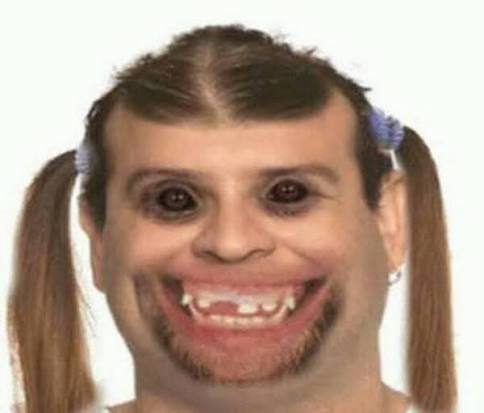
#> input picture Resources/Photos/hehe.jpg, 484 x 413 px
$ python splitmerge.py
#> lines starting #> are read from the running program, lines starting #| are printed output that depends on the picture
#pylint:disable=no-member
import cv2 as cv
import numpy as np

img = cv.imread('../Resources/Photos/hehe.jpg')
#> img is the input picture: shape (413, 484, 3); mean B, G, R 137.5, 153.6, 177.6
cv.imshow('Park', img)

blank = np.zeros(img.shape[:2], dtype='uint8')

# Split channels
b, g, r = cv.split(img)
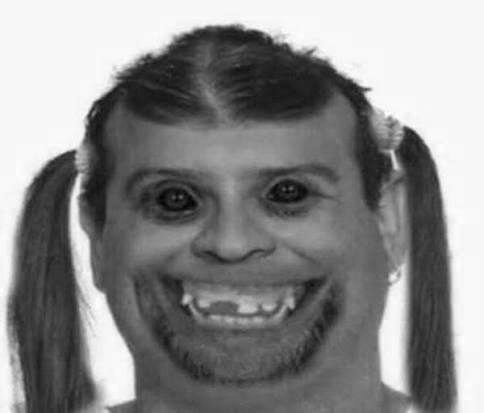
#> b: shape (413, 484); min 1, max 255, mean 137.5
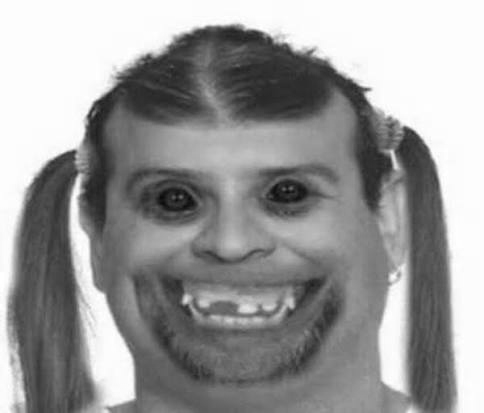
#> g: shape (413, 484); min 10, max 255, mean 153.6
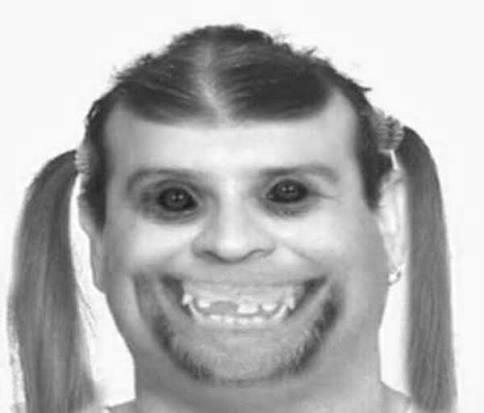
#> r: shape (413, 484); min 25, max 255, mean 177.6

# Create colored channel images
blue = cv.merge([b, blank, blank])
green = cv.merge([blank, g, blank])
red = cv.merge([blank, blank, r])

# Overlay text labels
cv.putText(blue, 'Blue Channel', (20,40), cv.FONT_HERSHEY_SIMPLEX, 1, (255,255,255), 2)
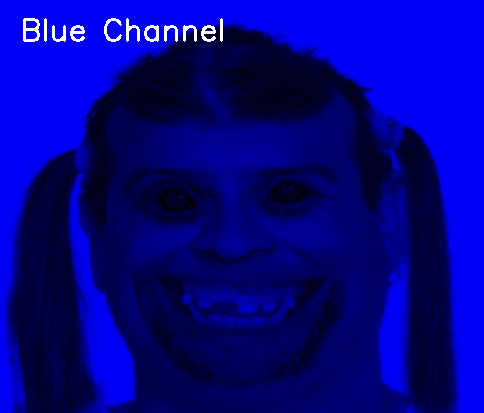
#> blue: shape (413, 484, 3); mean of channels 0, 1, 2 137.8, 1.8, 1.8; drawn as B, G, R
cv.putText(green, 'Green Channel', (20,40), cv.FONT_HERSHEY_SIMPLEX, 1, (255,255,255), 2)
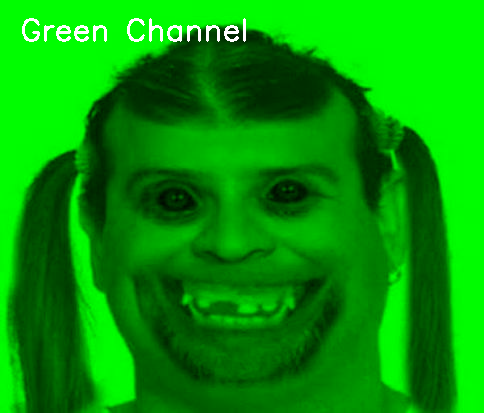
#> green: shape (413, 484, 3); mean of channels 0, 1, 2 1.9, 154, 1.9; drawn as B, G, R
cv.putText(red, 'Red Channel', (20,40), cv.FONT_HERSHEY_SIMPLEX, 1, (255,255,255), 2)
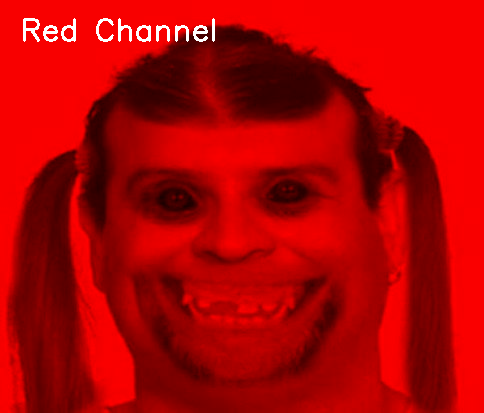
#> red: shape (413, 484, 3); mean of channels 0, 1, 2 1.8, 1.8, 177.8; drawn as B, G, R

# Show individual windows
cv.imshow('Blue', blue)
cv.imshow('Green', green)
cv.imshow('Red', red)

# Side-by-side comparison
combined = np.hstack([blue, green, red])
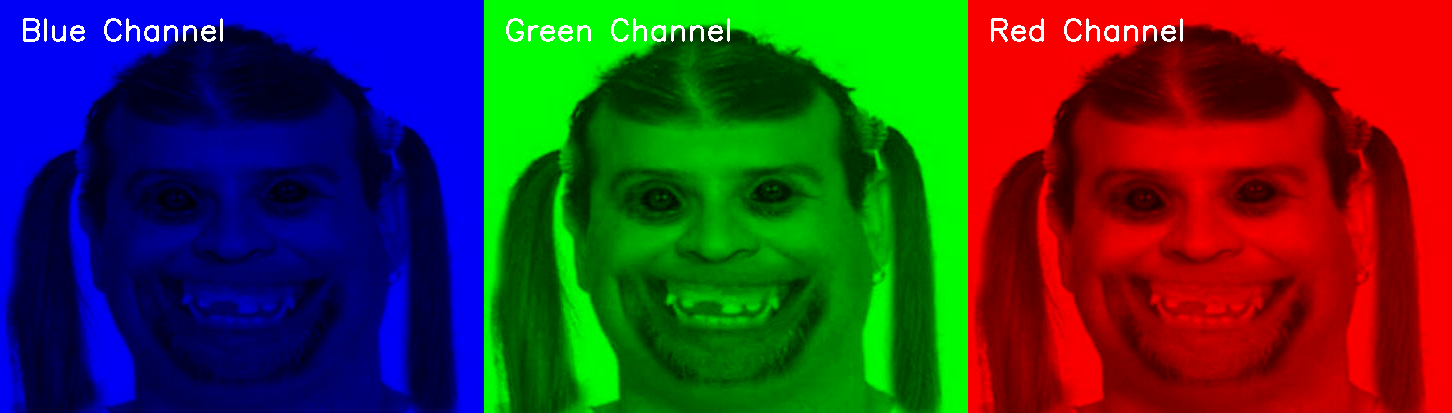
#> combined: shape (413, 1452, 3); mean of channels 0, 1, 2 47.2, 52.5, 60.5; drawn as B, G, R
cv.imshow('Channels Combined', combined)

print("Original shape:", img.shape)
#| Original shape: (413, 484, 3)
print("Blue shape:", b.shape)
#| Blue shape: (413, 484)
print("Green shape:", g.shape)
#| Green shape: (413, 484)
print("Red shape:", r.shape)
#| Red shape: (413, 484)

# Merge back to original
merged = cv.merge([b, g, r])
cv.imshow('Merged Image', merged)

cv.waitKey(0)
cv.destroyAllWindows()

$ run again, with Resources/Photos/al.jpg copied over Resources/Photos/hehe.jpg
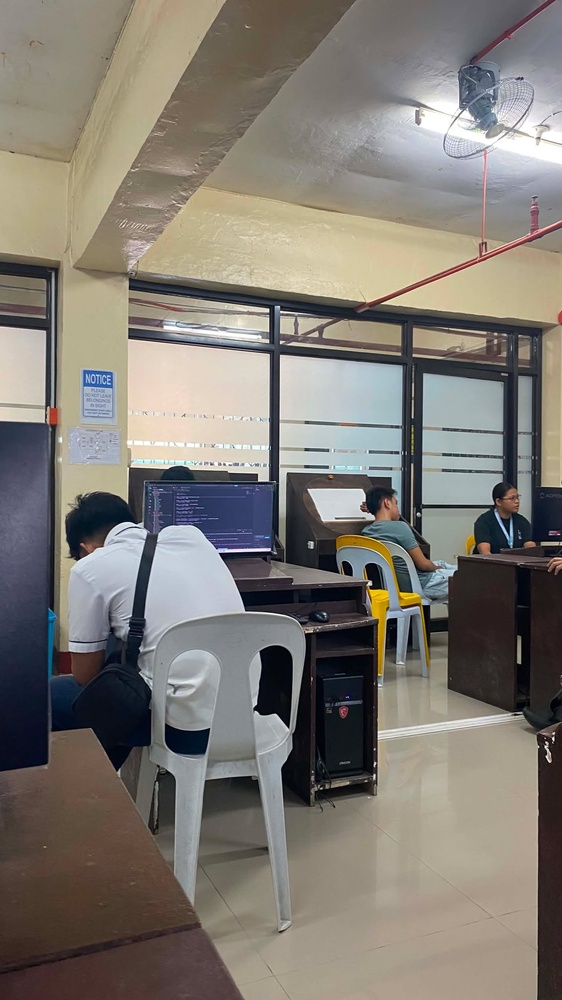
#> input picture Resources/Photos/al.jpg, 562 x 1000 px, shrunk from 1152 x 2048 before the run
#> img is the input picture: shape (1000, 562, 3); mean B, G, R 115.1, 122.3, 127.3
#> `cv.putText(red, 'Red Channel', (20,40), cv.FONT_HERSHEY_SIMPLEX, 1, (2..`:
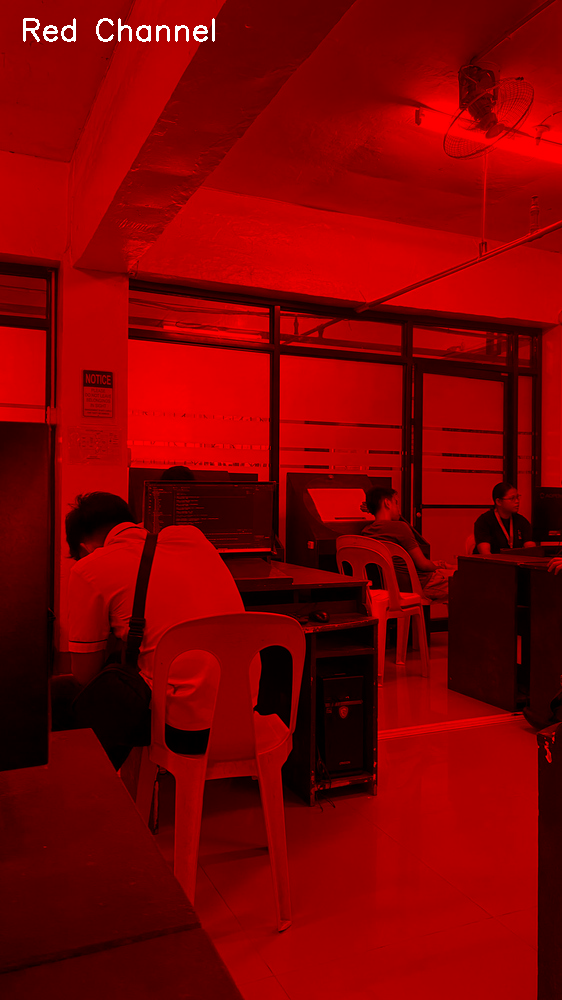
#> red: shape (1000, 562, 3); mean of channels 0, 1, 2 0.6, 0.6, 127.6; drawn as B, G, R
#> `combined = np.hstack([blue, green, red])`:
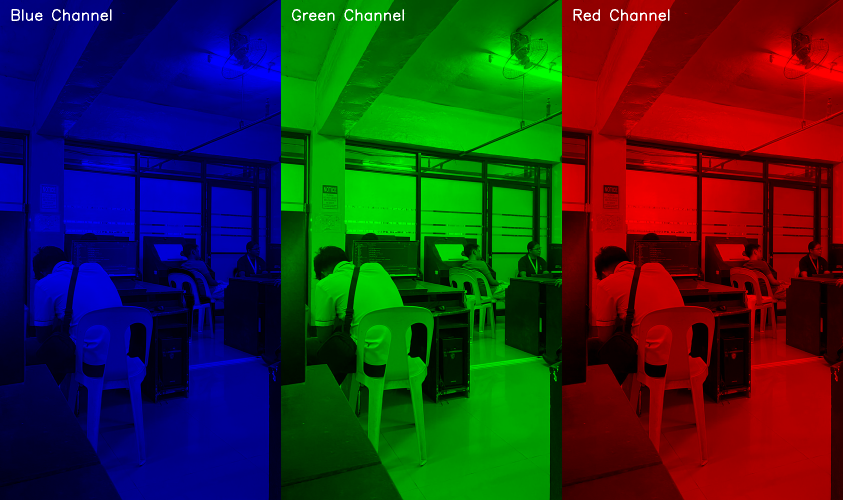
#> combined: shape (1000, 1686, 3) (shown at 1/2 size); mean of channels 0, 1, 2 38.9, 41.3, 43; drawn as B, G, R
#| Original shape: (1000, 562, 3)
#| Blue shape: (1000, 562)
#| Green shape: (1000, 562)
#| Red shape: (1000, 562)

$ run again, with Resources/Photos/dogcat.jpg copied over Resources/Photos/hehe.jpg
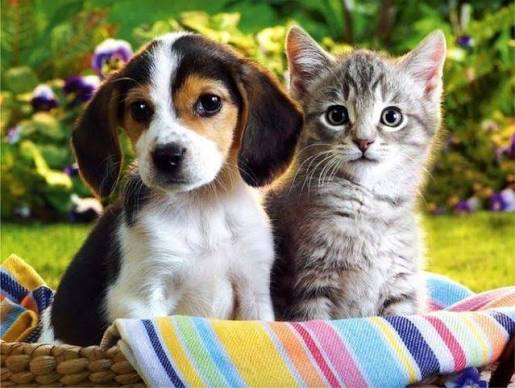
#> input picture Resources/Photos/dogcat.jpg, 515 x 388 px
#> img is the input picture: shape (388, 515, 3); mean B, G, R 100.6, 130.1, 133
#> `cv.putText(red, 'Red Channel', (20,40), cv.FONT_HERSHEY_SIMPLEX, 1, (2..`:
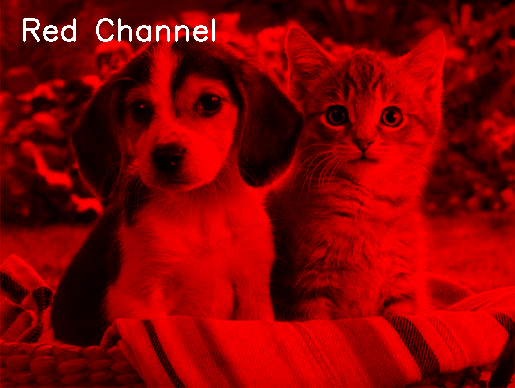
#> red: shape (388, 515, 3); mean of channels 0, 1, 2 1.8, 1.8, 133.9; drawn as B, G, R
#> `combined = np.hstack([blue, green, red])`:
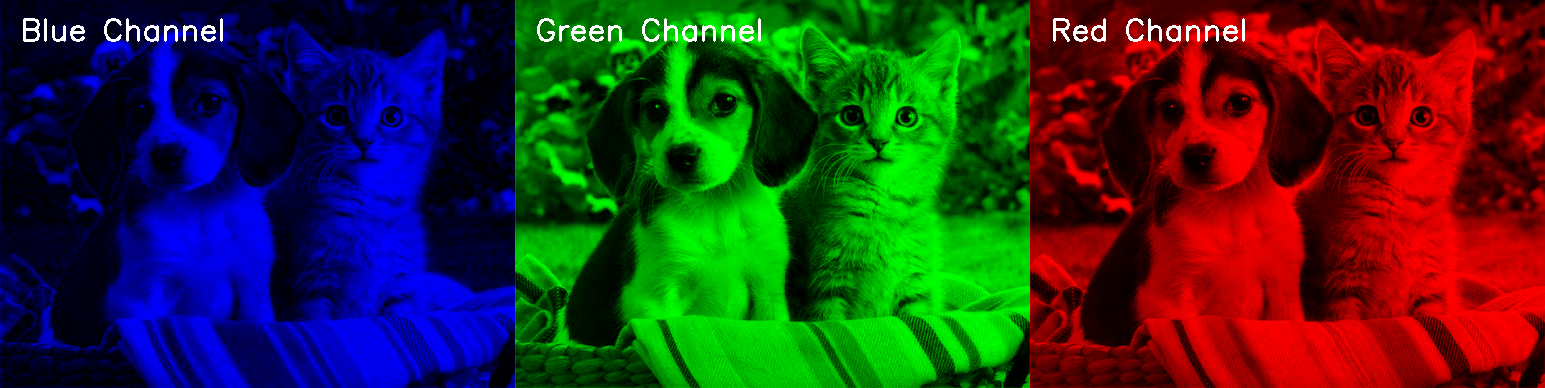
#> combined: shape (388, 1545, 3); mean of channels 0, 1, 2 35.2, 44.8, 45.9; drawn as B, G, R
#| Original shape: (388, 515, 3)
#| Blue shape: (388, 515)
#| Green shape: (388, 515)
#| Red shape: (388, 515)
